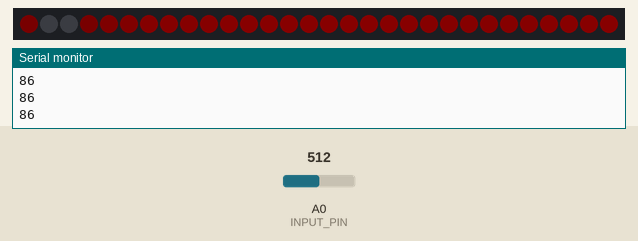
A sketch run on a simulated Arduino Uno, built with avr-gcc and run on an emulated ATmega328P. Shown: 30 RGB LEDs in strip order, left to right, the last lines printed to the serial monitor. The inputs (shaded band) are chosen by the test bench; at power-on: A0 (INPUT_PIN) = 512. Dim RGB values are drawn brighter than linear.

Above: at 5.78 s.
6.3 s: A0 (INPUT_PIN) set to 716
At 7.36 s:
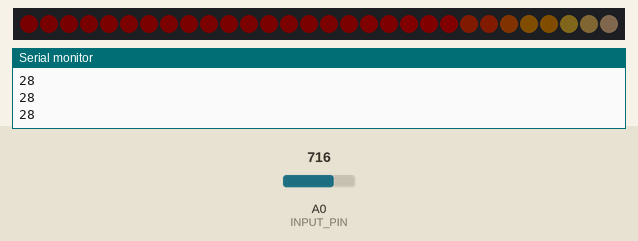
9.3 s: A0 (INPUT_PIN) set to 900
At 9.86 s:
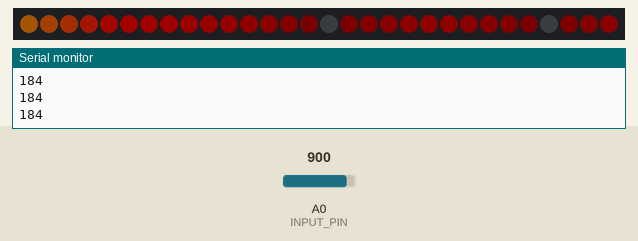
11.2 s: A0 (INPUT_PIN) set to 1023
At 13.3 s:
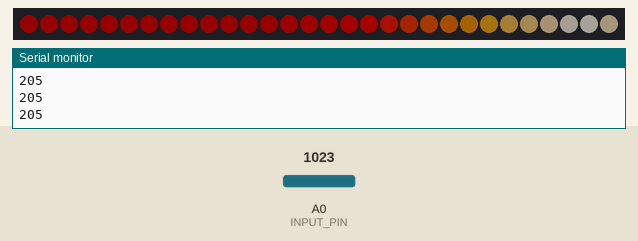

The sketch:

sketch_sep05a.ino
```cpp
/*******************LED GUITAR CODE*******************
 *
 *         Author: Adryn N Gonzales
 *           Date: September 05 2020
 *  Last Modified: January 23 2021
 *
 *    Description: Code for my personal project, a guitar with LED's
 *    reactive to the audio signal produced by the guitar.
 *    The brightness of the LED's are directly controlled by the
 *    intensity of the guitar's output analog signal.
 *
 *
 *    TODO: *Make audio reading more 'smooth'
 *              (for every few cycles, the brightness will be 0)
 *          *Customize Colors/Gradients
 *              (perhaps down the line include push button
 *               or potentiometer to shuffle through colors)
 *          *Improve on interpolation calculations for LED brightness
 *               to better represent the sound loudness
 *

 */
#include "FastLED.h"

#define LED_PIN    5      //digital output into LED strip: pin 5
#define INPUT_PIN  A0     //analog input pin
#define NUM_LEDS   30     //number of total leds
#define LED_TYPE   WS2812 //led model type

CRGB leds[NUM_LEDS];

CRGBPalette16 currentPalette;
TBlendType    currentBlending;

#define UPDATES_PER_SECOND 50
uint8_t val = 0;  //variable to store the value read from A0
uint8_t max = 0;  //variable used to help store the max value from a few cycles
unsigned int count = 0;// count number of cycles to store a max value

void setup() {
  delay(5000); //safety delay

  pinMode(LED_PIN, OUTPUT);
  pinMode(INPUT_PIN, INPUT_PULLUP);

  Serial.begin(9600); //for monitor debugging

  //setup led information
  FastLED.addLeds<LED_TYPE, LED_PIN, GRB>(leds, NUM_LEDS).setCorrection(TypicalLEDStrip);
  //set initial brightness
  FastLED.setBrightness(50);

}

void loop()
{
    // read signal value
    val = analogRead(INPUT_PIN);  // read the input pin
    if (val > max) {
      max = val;
    }

    if (count % 50 == 0) { // save the max value for 50 cycles of the loop
      max = 0;
      count = 0;
    }

    count++;

    static uint8_t startIndex = 0;
    static uint8_t brightness = 1;

    // interpolate read value to brightness
    // NOTE: the analog signals generally range from 5 mV - 150 mV
    // However, the read values returned from the arduino are 20 - 50 (+/- of 3)
    //     The calcs below attempts to interpolate the readings to a 0-255 scale
    brightness = (max - 20) * 8.5;

    // brightness safeguard
    // will have to convert to uint8
    //if (b_val > 255) {
      //b_val = 255;
    //} else if (b_val < 1) {
      //b_val = 0;
    //}


    startIndex = startIndex + 1; // motion speed

    Serial.println(brightness);  // debug tool
    //Serial.println(b_val);

    FillLEDsFromPaletteColors(startIndex, brightness);
    currentPalette = LavaColors_p; //included in library
    currentBlending = LINEARBLEND;

    FastLED.show();
    FastLED.delay(1000 / UPDATES_PER_SECOND);
}

void FillLEDsFromPaletteColors( uint8_t colorIndex, uint8_t brightness)
{

    for( int i = 0; i < NUM_LEDS; i++) {
        leds[i] = ColorFromPalette( currentPalette, colorIndex, brightness, currentBlending);
        colorIndex += 3;
    }
}
```

Measured:
- after the input at 9.3 s, the LEDs: first differ from a run without the input after 0.41 s (image 2)
